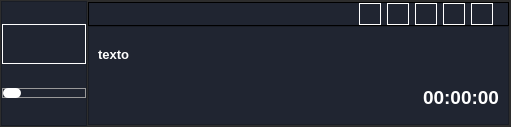
<?xml version="1.0" encoding="UTF-8"?>
<ui version="4.0">
 <class>Base</class>
 <widget class="QWidget" name="Base">
  <property name="geometry">
   <rect>
    <x>0</x>
    <y>0</y>
    <width>511</width>
    <height>127</height>
   </rect>
  </property>
  <property name="windowTitle">
   <string>Form</string>
  </property>
  <property name="styleSheet">
   <string notr="true">background-color: rgb(32, 37, 49);</string>
  </property>
  <layout class="QVBoxLayout" name="verticalLayout_4">
   <property name="spacing">
    <number>0</number>
   </property>
   <property name="margin">
    <number>0</number>
   </property>
   <item>
    <widget class="QFrame" name="frame">
     <property name="styleSheet">
      <string notr="true">background-color: rgb(58, 58, 58);</string>
     </property>
     <property name="frameShape">
      <enum>QFrame::StyledPanel</enum>
     </property>
     <property name="frameShadow">
      <enum>QFrame::Raised</enum>
     </property>
     <layout class="QHBoxLayout" name="horizontalLayout">
      <property name="spacing">
       <number>0</number>
      </property>
      <property name="margin">
       <number>0</number>
      </property>
      <item>
       <widget class="QFrame" name="frame_left">
        <property name="styleSheet">
         <string notr="true">background-color: rgb(32, 37, 49);</string>
        </property>
        <property name="frameShape">
         <enum>QFrame::StyledPanel</enum>
        </property>
        <property name="frameShadow">
         <enum>QFrame::Raised</enum>
        </property>
        <layout class="QVBoxLayout" name="verticalLayout_2">
         <property name="spacing">
          <number>0</number>
         </property>
         <property name="margin">
          <number>0</number>
         </property>
         <item>
          <widget class="QPushButton" name="pushButton_4">
           <property name="minimumSize">
            <size>
             <width>0</width>
             <height>40</height>
            </size>
           </property>
           <property name="styleSheet">
            <string notr="true">QPushButton {
    width: 20px;
    height: 20px;

    border: 1px solid #ffffff;
    background-color: none;
   color:#ffffff;
}


QPushButton:pressed {
    background-color: #007ad9;
}



QPushButton:hover {
    background-color: #007ad9;
}


</string>
           </property>
           <property name="icon">
            <iconset resource="../radit.qrc">
             <normaloff>:/PlayerItem/icons/Play.svg</normaloff>:/PlayerItem/icons/Play.svg</iconset>
           </property>
           <property name="iconSize">
            <size>
             <width>40</width>
             <height>40</height>
            </size>
           </property>
          </widget>
         </item>
         <item>
          <widget class="QSlider" name="slider">
           <property name="styleSheet">
            <string notr="true">QSlider::groove:horizontal {
    border: 1px solid #999999;
    height: 8px; /* the groove expands to the size of the slider by default. by giving it a height, it has a fixed size */
    background: none;
    margin: 2px 0;
}

QSlider::handle:horizontal {
    background: #ffffff;
 
    width:18px;
    margin: -1px 0; /* handle is placed by default on the contents rect of the groove. Expand outside the groove */
    border-radius: 5px;
}</string>
           </property>
           <property name="orientation">
            <enum>Qt::Horizontal</enum>
           </property>
          </widget>
         </item>
        </layout>
       </widget>
      </item>
      <item>
       <widget class="QFrame" name="frame_right">
        <property name="sizePolicy">
         <sizepolicy hsizetype="Preferred" vsizetype="Preferred">
          <horstretch>1</horstretch>
          <verstretch>0</verstretch>
         </sizepolicy>
        </property>
        <property name="frameShape">
         <enum>QFrame::StyledPanel</enum>
        </property>
        <property name="frameShadow">
         <enum>QFrame::Raised</enum>
        </property>
        <property name="lineWidth">
         <number>1</number>
        </property>
        <layout class="QVBoxLayout" name="verticalLayout">
         <property name="spacing">
          <number>0</number>
         </property>
         <property name="margin">
          <number>0</number>
         </property>
         <item>
          <widget class="QFrame" name="frame_tool">
           <property name="sizePolicy">
            <sizepolicy hsizetype="Preferred" vsizetype="Preferred">
             <horstretch>1</horstretch>
             <verstretch>0</verstretch>
            </sizepolicy>
           </property>
           <property name="styleSheet">
            <string notr="true">background-color: rgb(32, 37, 49);
color: rgb(0, 0, 0);</string>
           </property>
           <property name="frameShape">
            <enum>QFrame::Box</enum>
           </property>
           <property name="lineWidth">
            <number>1</number>
           </property>
           <layout class="QHBoxLayout" name="horizontalLayout_2">
            <property name="topMargin">
             <number>0</number>
            </property>
            <property name="bottomMargin">
             <number>0</number>
            </property>
            <item>
             <spacer name="horizontalSpacer">
              <property name="orientation">
               <enum>Qt::Horizontal</enum>
              </property>
              <property name="sizeHint" stdset="0">
               <size>
                <width>40</width>
                <height>20</height>
               </size>
              </property>
             </spacer>
            </item>
            <item>
             <widget class="QPushButton" name="pushButton_5">
              <property name="toolTip">
               <string>Activar el Loop
Hace que el track se repita indefinidamente.</string>
              </property>
              <property name="styleSheet">
               <string notr="true">QPushButton {
    width: 20px;
    height: 20px;

    border: 1px solid #ffffff;
    background-color: none;
   color:#ffffff;
}

QPushButton:checked {
background: #16bb3d;
   
}

QPushButtonr:unchecked:hover  {
   background: #007ad9;
}





</string>
              </property>
              <property name="icon">
               <iconset resource="../radit.qrc">
                <normaloff>:/PlayerItem/icons/Next.svg</normaloff>:/PlayerItem/icons/Next.svg</iconset>
              </property>
              <property name="checkable">
               <bool>true</bool>
              </property>
              <property name="flat">
               <bool>true</bool>
              </property>
             </widget>
            </item>
            <item>
             <widget class="QPushButton" name="pushButton">
              <property name="toolTip">
               <string>&lt;html&gt;&lt;head/&gt;&lt;body&gt;&lt;p&gt;Activar Purge&lt;/p&gt;&lt;p&gt;Elimina el track una vez reproducido&lt;/p&gt;&lt;/body&gt;&lt;/html&gt;</string>
              </property>
              <property name="styleSheet">
               <string notr="true">QPushButton {
    width: 20px;
    height: 20px;

    border: 1px solid #ffffff;
    background-color: none;
   color:#ffffff;
}

QPushButton:checked {
background: #007ad9;
   
}

QPushButtonr:unchecked:hover  {
   background: #007ad9;
}





</string>
              </property>
              <property name="icon">
               <iconset resource="../radit.qrc">
                <normaloff>:/PlayerItem/icons/Purge.svg</normaloff>:/PlayerItem/icons/Purge.svg</iconset>
              </property>
              <property name="checkable">
               <bool>true</bool>
              </property>
              <property name="flat">
               <bool>true</bool>
              </property>
             </widget>
            </item>
            <item>
             <widget class="QPushButton" name="pushButton_3">
              <property name="toolTip">
               <string>Activar el Loop
Hace que el track se repita indefinidamente.</string>
              </property>
              <property name="styleSheet">
               <string notr="true">QPushButton {
    width: 20px;
    height: 20px;

    border: 1px solid #ffffff;
    background-color: none;
   color:#ffffff;
}

QPushButton:checked {
background: #007ad9;
   
}

QPushButtonr:unchecked:hover  {
   background: #007ad9;
}





</string>
              </property>
              <property name="icon">
               <iconset resource="../radit.qrc">
                <normaloff>:/PlayerItem/icons/Loop.svg</normaloff>:/PlayerItem/icons/Loop.svg</iconset>
              </property>
              <property name="checkable">
               <bool>true</bool>
              </property>
              <property name="flat">
               <bool>true</bool>
              </property>
             </widget>
            </item>
            <item>
             <widget class="QPushButton" name="pushButton_2">
              <property name="toolTip">
               <string>Activar el Loop
Hace que el track se repita indefinidamente.</string>
              </property>
              <property name="styleSheet">
               <string notr="true">QPushButton {
    width: 20px;
    height: 20px;

    border: 1px solid #ffffff;
    background-color: none;
   color:#ffffff;
}

QPushButton:checked {
background: #007ad9;
   
}

QPushButtonr:unchecked:hover  {
   background: #007ad9;
}

QPushButton:pressed {
    background-color: #007ad9;
}




</string>
              </property>
              <property name="icon">
               <iconset resource="../radit.qrc">
                <normaloff>:/PlayerItem/icons/Remove.svg</normaloff>:/PlayerItem/icons/Remove.svg</iconset>
              </property>
              <property name="checkable">
               <bool>false</bool>
              </property>
              <property name="flat">
               <bool>true</bool>
              </property>
             </widget>
            </item>
            <item>
             <widget class="QCheckBox" name="checkBox">
              <property name="font">
               <font>
                <pointsize>11</pointsize>
               </font>
              </property>
              <property name="toolTip">
               <string>&lt;html&gt;&lt;head/&gt;&lt;body&gt;&lt;p&gt;Selecciona el Item&lt;/p&gt;&lt;/body&gt;&lt;/html&gt;</string>
              </property>
              <property name="autoFillBackground">
               <bool>false</bool>
              </property>
              <property name="styleSheet">
               <string notr="true">QCheckBox::indicator {
    width: 20px;
    height: 20px;

    border: 1px solid #ffffff;
    background: none;
}

QCheckBox::indicator:checked {
background: #007ad9;
   
}

</string>
              </property>
             </widget>
            </item>
           </layout>
          </widget>
         </item>
         <item>
          <widget class="QFrame" name="frame_info">
           <property name="sizePolicy">
            <sizepolicy hsizetype="Preferred" vsizetype="Preferred">
             <horstretch>0</horstretch>
             <verstretch>1</verstretch>
            </sizepolicy>
           </property>
           <property name="styleSheet">
            <string notr="true">background-color: rgb(32, 37, 49);</string>
           </property>
           <property name="frameShape">
            <enum>QFrame::StyledPanel</enum>
           </property>
           <property name="frameShadow">
            <enum>QFrame::Raised</enum>
           </property>
           <layout class="QVBoxLayout" name="verticalLayout_3">
            <item>
             <widget class="QLabel" name="label_titulo">
              <property name="font">
               <font>
                <pointsize>10</pointsize>
                <weight>75</weight>
                <bold>true</bold>
               </font>
              </property>
              <property name="styleSheet">
               <string notr="true">color: rgb(255, 255, 255);</string>
              </property>
              <property name="text">
               <string>texto</string>
              </property>
              <property name="alignment">
               <set>Qt::AlignLeading|Qt::AlignLeft|Qt::AlignVCenter</set>
              </property>
             </widget>
            </item>
            <item>
             <widget class="QLabel" name="label_tiempo">
              <property name="font">
               <font>
                <pointsize>14</pointsize>
                <weight>75</weight>
                <bold>true</bold>
               </font>
              </property>
              <property name="styleSheet">
               <string notr="true">color: rgb(255, 255, 255);</string>
              </property>
              <property name="text">
               <string>00:00:00</string>
              </property>
              <property name="alignment">
               <set>Qt::AlignRight|Qt::AlignTrailing|Qt::AlignVCenter</set>
              </property>
             </widget>
            </item>
           </layout>
          </widget>
         </item>
        </layout>
       </widget>
      </item>
     </layout>
    </widget>
   </item>
  </layout>
 </widget>
 <resources>
  <include location="../radit.qrc"/>
 </resources>
 <connections/>
</ui>
